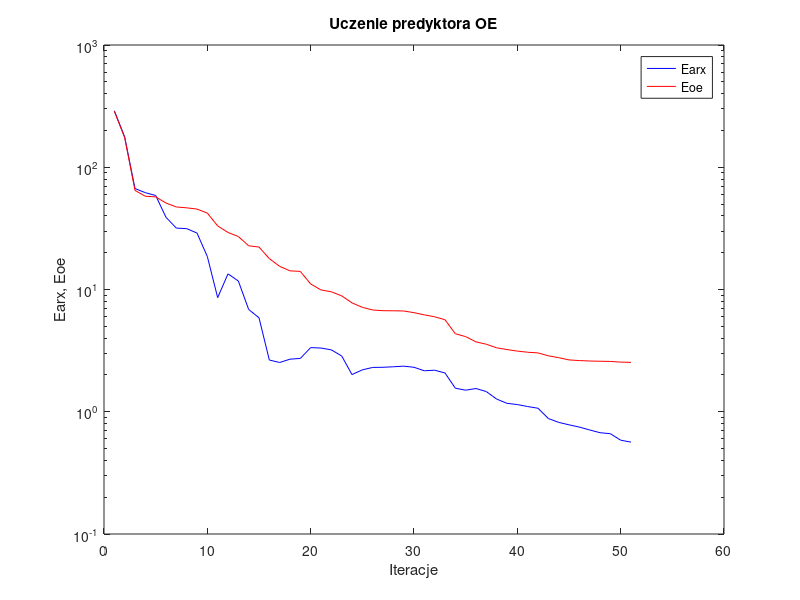
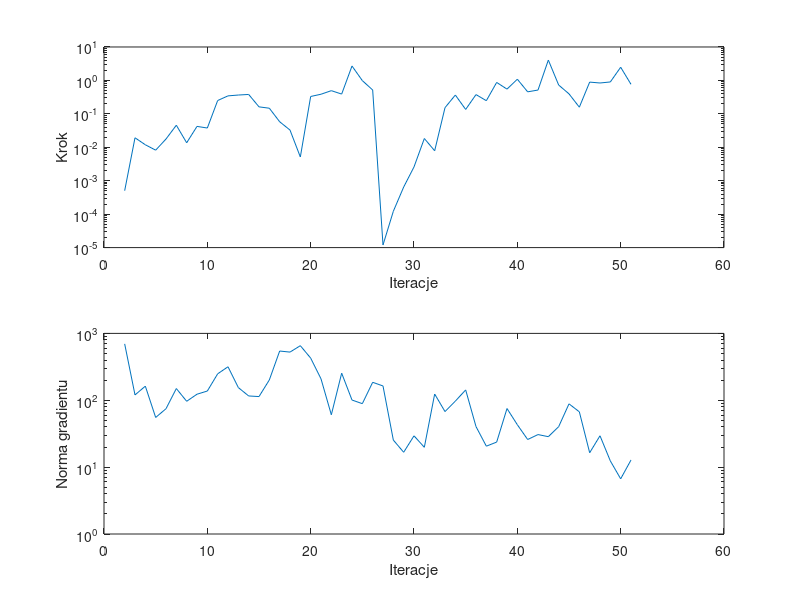

MATLAB code to generate these figures, in order:
%uczenie predyktora oe
clear all;
n=0; farx(n+1)=2.897973e+002; foe(n+1)=2.869595e+002; wspucz(n+1)=0.000000e+000; ng(n+1)=0.000000e+000;
%odnowa zmiennej metryki
n=1; farx(n+1)=1.771082e+002; foe(n+1)=1.745878e+002; krok(n+1)=5.033545e-004; ng(n+1)=6.971071e+002;
n=2; farx(n+1)=6.696081e+001; foe(n+1)=6.460078e+001; krok(n+1)=1.925105e-002; ng(n+1)=1.201893e+002;
n=3; farx(n+1)=6.194975e+001; foe(n+1)=5.791727e+001; krok(n+1)=1.189189e-002; ng(n+1)=1.625056e+002;
n=4; farx(n+1)=5.875451e+001; foe(n+1)=5.724271e+001; krok(n+1)=8.202462e-003; ng(n+1)=5.531446e+001;
n=5; farx(n+1)=3.894708e+001; foe(n+1)=5.095807e+001; krok(n+1)=1.767909e-002; ng(n+1)=7.472145e+001;
n=6; farx(n+1)=3.178926e+001; foe(n+1)=4.734055e+001; krok(n+1)=4.568872e-002; ng(n+1)=1.497155e+002;
n=7; farx(n+1)=3.146970e+001; foe(n+1)=4.656737e+001; krok(n+1)=1.363555e-002; ng(n+1)=9.654554e+001;
n=8; farx(n+1)=2.896809e+001; foe(n+1)=4.549178e+001; krok(n+1)=4.215364e-002; ng(n+1)=1.231528e+002;
n=9; farx(n+1)=1.860910e+001; foe(n+1)=4.217135e+001; krok(n+1)=3.769903e-002; ng(n+1)=1.374361e+002;
n=10; farx(n+1)=8.577195e+000; foe(n+1)=3.312902e+001; krok(n+1)=2.504009e-001; ng(n+1)=2.484784e+002;
n=11; farx(n+1)=1.343109e+001; foe(n+1)=2.927925e+001; krok(n+1)=3.450079e-001; ng(n+1)=3.169448e+002;
n=12; farx(n+1)=1.173583e+001; foe(n+1)=2.713280e+001; krok(n+1)=3.655097e-001; ng(n+1)=1.547761e+002;
n=13; farx(n+1)=6.867826e+000; foe(n+1)=2.278775e+001; krok(n+1)=3.805404e-001; ng(n+1)=1.159813e+002;
n=14; farx(n+1)=5.870955e+000; foe(n+1)=2.224839e+001; krok(n+1)=1.619492e-001; ng(n+1)=1.135456e+002;
n=15; farx(n+1)=2.649502e+000; foe(n+1)=1.789316e+001; krok(n+1)=1.474115e-001; ng(n+1)=2.014334e+002;
n=16; farx(n+1)=2.529091e+000; foe(n+1)=1.546143e+001; krok(n+1)=5.801457e-002; ng(n+1)=5.447097e+002;
n=17; farx(n+1)=2.692253e+000; foe(n+1)=1.421612e+001; krok(n+1)=3.276344e-002; ng(n+1)=5.250802e+002;
n=18; farx(n+1)=2.730581e+000; foe(n+1)=1.406088e+001; krok(n+1)=5.128285e-003; ng(n+1)=6.548470e+002;
n=19; farx(n+1)=3.348215e+000; foe(n+1)=1.109920e+001; krok(n+1)=3.307424e-001; ng(n+1)=4.270342e+002;
n=20; farx(n+1)=3.320811e+000; foe(n+1)=9.916505e+000; krok(n+1)=3.862514e-001; ng(n+1)=2.092104e+002;
n=21; farx(n+1)=3.207663e+000; foe(n+1)=9.579986e+000; krok(n+1)=4.938403e-001; ng(n+1)=6.068519e+001;
n=22; farx(n+1)=2.862053e+000; foe(n+1)=8.876077e+000; krok(n+1)=3.903951e-001; ng(n+1)=2.541882e+002;
n=23; farx(n+1)=2.014538e+000; foe(n+1)=7.772248e+000; krok(n+1)=2.697833e+000; ng(n+1)=1.008068e+002;
n=24; farx(n+1)=2.201290e+000; foe(n+1)=7.150885e+000; krok(n+1)=9.861549e-001; ng(n+1)=8.893893e+001;
n=25; farx(n+1)=2.304455e+000; foe(n+1)=6.797157e+000; krok(n+1)=5.174513e-001; ng(n+1)=1.856802e+002;
%odnowa zmiennej metryki
n=26; farx(n+1)=2.310608e+000; foe(n+1)=6.708862e+000; krok(n+1)=1.197513e-005; ng(n+1)=1.635885e+002;
n=27; farx(n+1)=2.333424e+000; foe(n+1)=6.696563e+000; krok(n+1)=1.219597e-004; ng(n+1)=2.539837e+001;
n=28; farx(n+1)=2.360009e+000; foe(n+1)=6.673447e+000; krok(n+1)=6.467102e-004; ng(n+1)=1.669296e+001;
n=29; farx(n+1)=2.310791e+000; foe(n+1)=6.463233e+000; krok(n+1)=2.586841e-003; ng(n+1)=2.938613e+001;
n=30; farx(n+1)=2.163173e+000; foe(n+1)=6.202184e+000; krok(n+1)=1.830045e-002; ng(n+1)=1.980685e+001;
n=31; farx(n+1)=2.186963e+000; foe(n+1)=5.983545e+000; krok(n+1)=7.876901e-003; ng(n+1)=1.239573e+002;
n=32; farx(n+1)=2.075456e+000; foe(n+1)=5.655054e+000; krok(n+1)=1.530377e-001; ng(n+1)=6.772726e+001;
n=33; farx(n+1)=1.557972e+000; foe(n+1)=4.345318e+000; krok(n+1)=3.655097e-001; ng(n+1)=9.707208e+001;
n=34; farx(n+1)=1.501487e+000; foe(n+1)=4.116303e+000; krok(n+1)=1.355729e-001; ng(n+1)=1.427271e+002;
n=35; farx(n+1)=1.548867e+000; foe(n+1)=3.729809e+000; krok(n+1)=3.768236e-001; ng(n+1)=4.040688e+001;
n=36; farx(n+1)=1.462016e+000; foe(n+1)=3.566532e+000; krok(n+1)=2.475890e-001; ng(n+1)=2.057653e+001;
n=37; farx(n+1)=1.269459e+000; foe(n+1)=3.334270e+000; krok(n+1)=8.707243e-001; ng(n+1)=2.368780e+001;
n=38; farx(n+1)=1.171954e+000; foe(n+1)=3.226126e+000; krok(n+1)=5.491644e-001; ng(n+1)=7.521199e+001;
n=39; farx(n+1)=1.144994e+000; foe(n+1)=3.134523e+000; krok(n+1)=1.086288e+000; ng(n+1)=4.308002e+001;
n=40; farx(n+1)=1.103140e+000; foe(n+1)=3.067428e+000; krok(n+1)=4.556164e-001; ng(n+1)=2.588533e+001;
n=41; farx(n+1)=1.068531e+000; foe(n+1)=3.029590e+000; krok(n+1)=5.154350e-001; ng(n+1)=3.068705e+001;
n=42; farx(n+1)=8.805993e-001; foe(n+1)=2.868091e+000; krok(n+1)=4.061290e+000; ng(n+1)=2.853262e+001;
n=43; farx(n+1)=8.187652e-001; foe(n+1)=2.769688e+000; krok(n+1)=7.273018e-001; ng(n+1)=4.028953e+001;
n=44; farx(n+1)=7.818784e-001; foe(n+1)=2.654208e+000; krok(n+1)=3.963116e-001; ng(n+1)=8.837280e+001;
n=45; farx(n+1)=7.494392e-001; foe(n+1)=2.622886e+000; krok(n+1)=1.582278e-001; ng(n+1)=6.715695e+001;
n=46; farx(n+1)=7.097212e-001; foe(n+1)=2.600264e+000; krok(n+1)=8.904025e-001; ng(n+1)=1.641483e+001;
n=47; farx(n+1)=6.739365e-001; foe(n+1)=2.589314e+000; krok(n+1)=8.375141e-001; ng(n+1)=2.943253e+001;
n=48; farx(n+1)=6.615841e-001; foe(n+1)=2.580781e+000; krok(n+1)=9.001093e-001; ng(n+1)=1.238437e+001;
n=49; farx(n+1)=5.853814e-001; foe(n+1)=2.547973e+000; krok(n+1)=2.477523e+000; ng(n+1)=6.683934e+000;
n=50; farx(n+1)=5.643211e-001; foe(n+1)=2.534916e+000; krok(n+1)=7.638857e-001; ng(n+1)=1.277378e+001;

figure; semilogy(farx,'b'); hold on; semilogy(foe,'r'); xlabel('Iteracje'); ylabel('Earx, Eoe'); legend('Earx','Eoe'); title('Uczenie predyktora OE');
figure; subplot(2,1,1); semilogy(krok); xlabel('Iteracje'); ylabel('Krok');
subplot(2,1,2); semilogy(ng); xlabel('Iteracje'); ylabel('Norma gradientu');
Earx=farx(n+1)
Eoe=foe(n+1)
